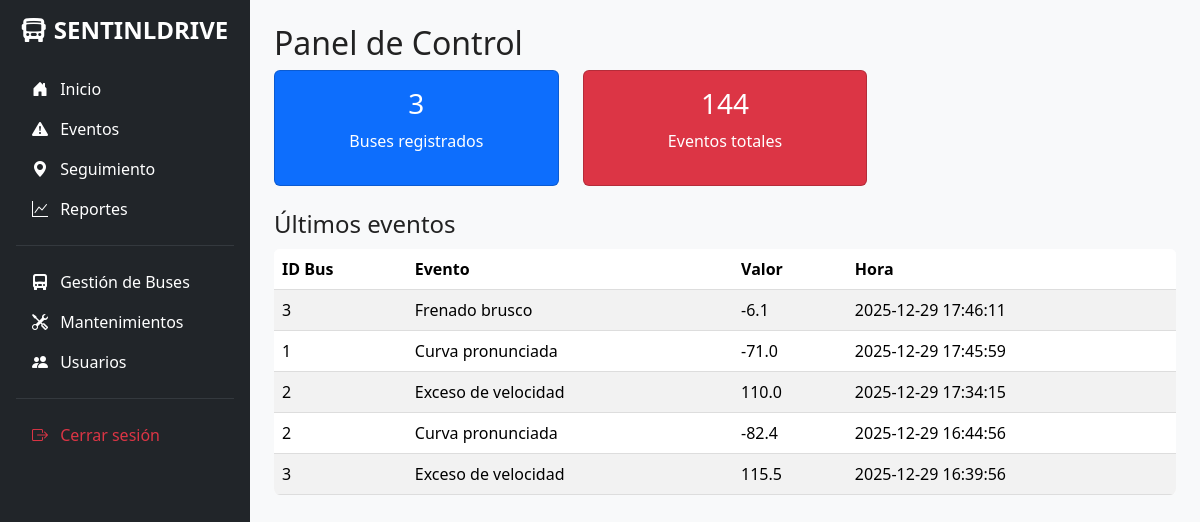
Page /dashboard (signed in) on the earlier database version.
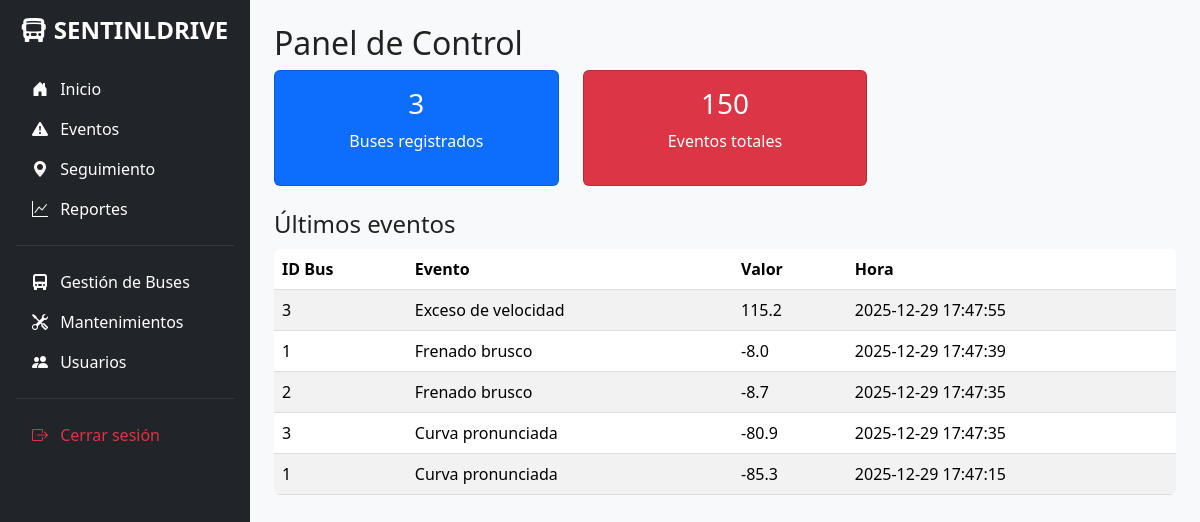
Same page on the later database version.
### app/models/event.py (models this page shows)
class Event(db.Model):
    __tablename__ = 'event'
    id = db.Column(db.Integer, primary_key=True)
    bus_id = db.Column(db.Integer, db.ForeignKey('bus.id'), nullable=False)
    type = db.Column(db.String(50), nullable=False)
    value = db.Column(db.Float)
    timestamp = db.Column(db.DateTime, default=datetime.utcnow, nullable=False)

### app/routes/dashboard.py (the view)
@dashboard_bp.route("/dashboard")
@login_required
def dashboard():
    total_buses = Bus.query.count()
    total_events = Event.query.count()
    last_events = Event.query.order_by(Event.timestamp.desc()).limit(5).all()
    return render_template("dashboard.html",
                          total_buses=total_buses,
                          total_events=total_events,
                          last_events=last_events)

### app/templates/dashboard.html (shortened to what this page needs)
{% extends "base.html" %}
{% block content %}
<h2>Panel de Control</h2>
<div class="row text-center mb-4">
    <div class="col-md-4">
        <div class="card bg-primary text-white">
            <div class="card-body">
                <h3>{{ total_buses }}</h3>
                <p>Buses registrados</p>
            </div>
        </div>
    </div>
    <div class="col-md-4">
        <div class="card bg-danger text-white">
            <div class="card-body">
                <h3>{{ total_events }}</h3>
                <p>Eventos totales</p>
            </div>
        </div>
    </div>
</div>
<h4>Últimos eventos</h4>
<table class="table table-striped">
    <thead>
        <tr><th>ID Bus</th><th>Evento</th><th>Valor</th><th>Hora</th></tr>
    </thead>
    <tbody>
        {% for e in last_events %}
        <tr>
            <td>{{ e.bus_id }}</td>
            <td>{{ e.type }}</td>
            <td>{{ e.value }}</td>
            <td>{{ e.timestamp.strftime('%Y-%m-%d %H:%M:%S') }}</td>
        </tr>
        {% endfor %}
    </tbody>
</table>
{% endblock %}

Differences in the rows shown:
no longer on this page (row unchanged): Event: bus_id "3", type "Frenado brusco", value "-6.1", timestamp "2025-12-29 17:46:11"
no longer on this page (row unchanged): Event: bus_id "1", type "Curva pronunciada", value "-71.0", timestamp "2025-12-29 17:45:59"
no longer on this page (row unchanged): Event: bus_id "2", type "Exceso de velocidad", value "110.0", timestamp "2025-12-29 17:34:15"
no longer on this page (row unchanged): Event: bus_id "2", type "Curva pronunciada", value "-82.4", timestamp "2025-12-29 16:44:56"
no longer on this page (row unchanged): Event: bus_id "3", type "Exceso de velocidad", value "115.5", timestamp "2025-12-29 16:39:56"
added Event: bus_id "3", type "Exceso de velocidad", value "115.2", timestamp "2025-12-29 17:47:55"
added Event: bus_id "1", type "Frenado brusco", value "-8.0", timestamp "2025-12-29 17:47:39"
added Event: bus_id "2", type "Frenado brusco", value "-8.7", timestamp "2025-12-29 17:47:35"
added Event: bus_id "3", type "Curva pronunciada", value "-80.9", timestamp "2025-12-29 17:47:35"
added Event: bus_id "1", type "Curva pronunciada", value "-85.3", timestamp "2025-12-29 17:47:15"
Other differences:
{{ total_events }}: "144" → "150"
